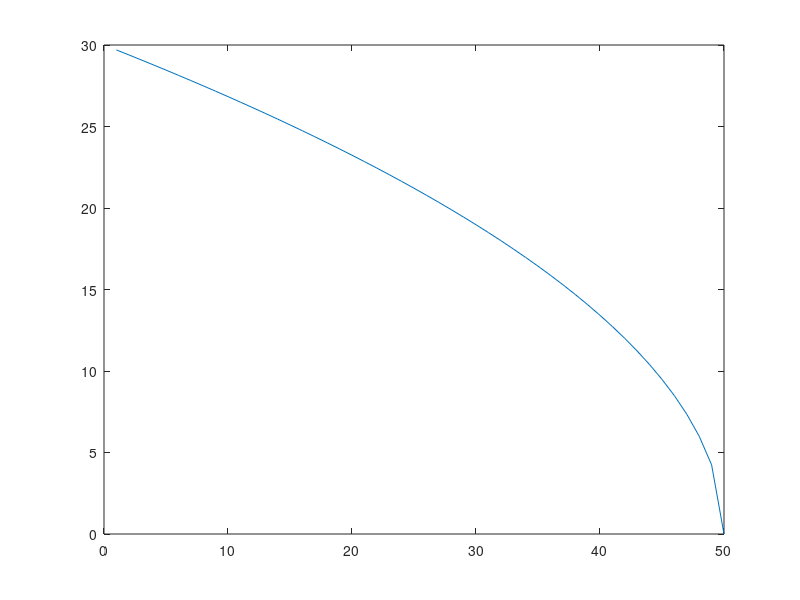

Here is the MATLAB script that generated this plot:
%%
% 测试知识比率不同时的初高级迭代次数的变化情况

%%
n = 50; % 迭代次数
problemsize = 30;
res = zeros(n,2);
K = 0.5
for i = 1:n
    res(i,:) = [i,problemsize*(1-i/50)^K];
end
% 这是初级维度的变化情况
plot(1:n, res(:, 2));